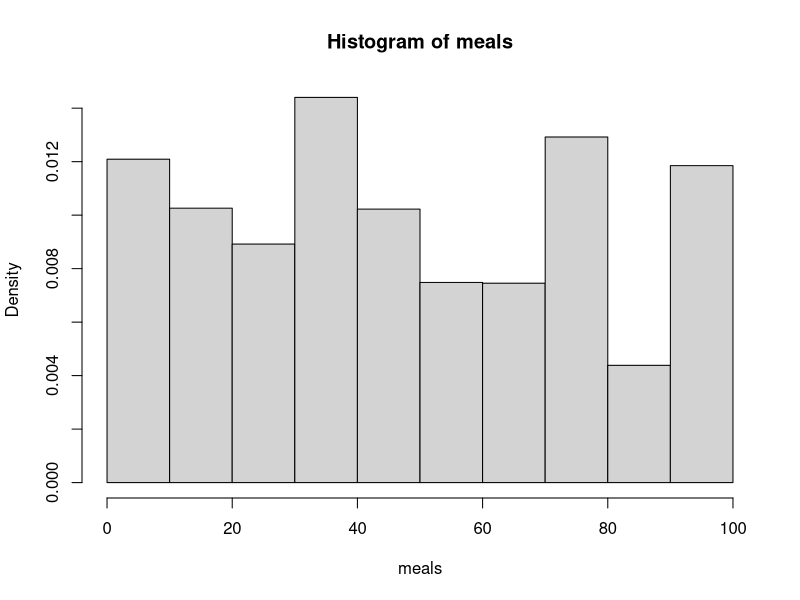
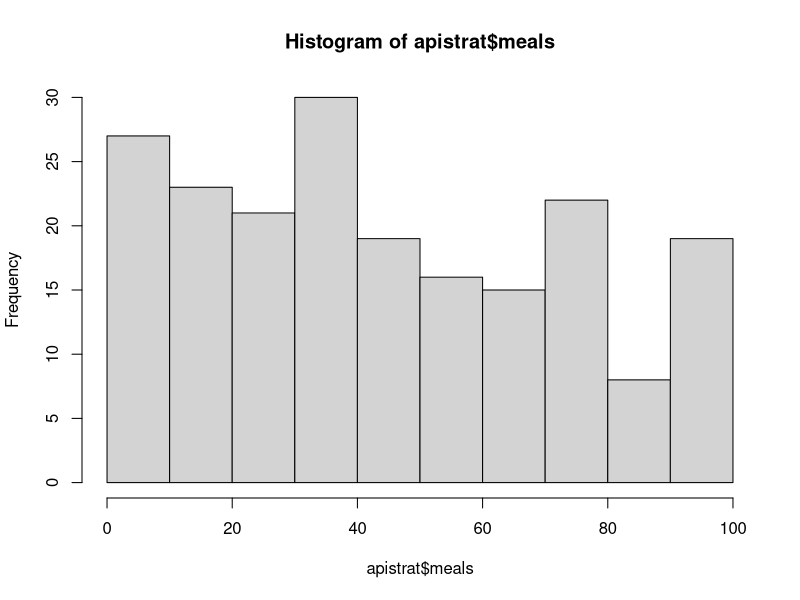
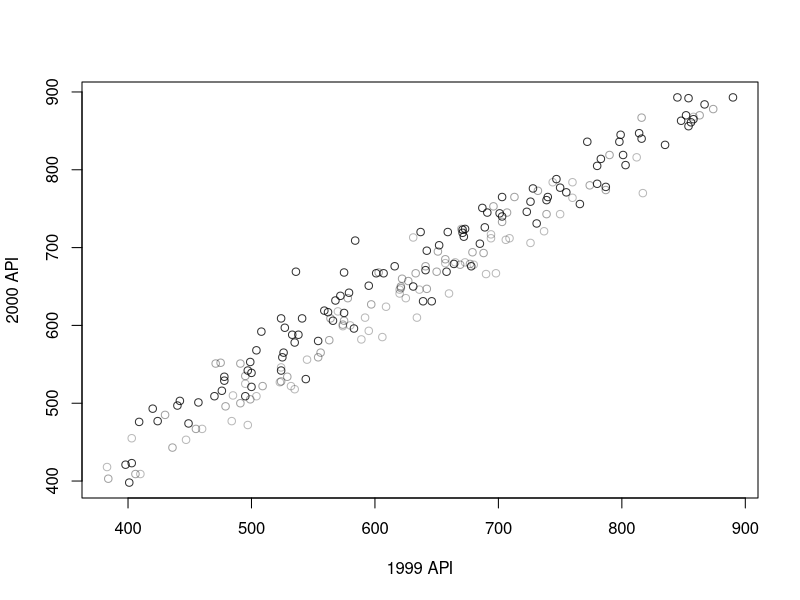

Here is the R script that generated these plots, in order:
library(survey)
data("api")

apistrat_design <- svydesign(data = apistrat,
                             weights = ~pw, 
                             fpc = ~fpc, 
                             id = ~1, 
                             strata = ~stype)
summary(apistrat_design)

N_by_stratum <- table(apipop$stype)
n_by_stratum <- table(apistrat$stype)

N_by_stratum
n_by_stratum

N_by_stratum / n_by_stratum

# Compare to weights:
N_by_stratum / n_by_stratum

svymean(~growth, apistrat_design)
mean(apistrat$growth)

svyciprop(~both, apistrat_design)
table(apistrat$both)
113/200

# visualise

svyhist(~meals, apistrat_design)
hist(apistrat$meals)

svyplot(api00~api99, apistrat_design, xlab="1999 API",ylab="2000 API", style="transparent", legend=TRUE)

#regression

lmw=svyglm(growth~awards+meals+mobility+avg.ed, design=apistrat_design)
summary(lmw)

lmuw=lm(growth~awards+meals+mobility+avg.ed, data=apistrat)
summary(lmuw)
